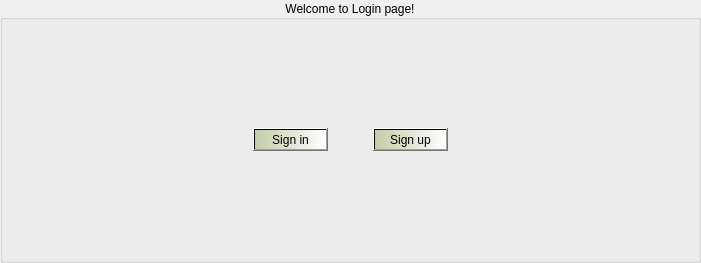
      <widget class="QWidget" name="page_LoginMenu">
       <property name="styleSheet">
        <string notr="true"/>
       </property>
       <layout class="QGridLayout" name="gridLayout_3" rowstretch="0">
        <property name="leftMargin">
         <number>0</number>
        </property>
        <property name="topMargin">
         <number>0</number>
        </property>
        <property name="rightMargin">
         <number>0</number>
        </property>
        <property name="bottomMargin">
         <number>0</number>
        </property>
        <property name="spacing">
         <number>0</number>
        </property>
        <item row="0" column="0">
         <widget class="QGroupBox" name="groupBox_2">
          <property name="layoutDirection">
           <enum>Qt::LeftToRight</enum>
          </property>
          <property name="autoFillBackground">
           <bool>false</bool>
          </property>
          <property name="styleSheet">
           <string notr="true"/>
          </property>
          <property name="title">
           <string>Welcome to Login page!</string>
          </property>
          <property name="alignment">
           <set>Qt::AlignCenter</set>
          </property>
          <property name="flat">
           <bool>true</bool>
          </property>
          <property name="checkable">
           <bool>false</bool>
          </property>
          <layout class="QHBoxLayout" name="horizontalLayout_3" stretch="10,10,10">
           <property name="spacing">
            <number>25</number>
           </property>
           <property name="leftMargin">
            <number>250</number>
           </property>
           <property name="topMargin">
            <number>100</number>
           </property>
           <property name="rightMargin">
            <number>250</number>
           </property>
           <property name="bottomMargin">
            <number>100</number>
           </property>
           <item>
            <widget class="QPushButton" name="pushButton_SignIn">
             <property name="cursor">
              <cursorShape>PointingHandCursor</cursorShape>
             </property>
             <property name="styleSheet">
              <string notr="true">background-color: qlineargradient(spread:pad, x1:0, y1:0, x2:1, y2:0, stop:0 rgba(196, 204, 170, 255), stop:1 rgba(255, 255, 255, 255));</string>
             </property>
             <property name="text">
              <string>Sign in</string>
             </property>
            </widget>
           </item>
           <item>
            <spacer name="verticalSpacer">
             <property name="orientation">
              <enum>Qt::Vertical</enum>
             </property>
             <property name="sizeHint" stdset="0">
              <size>
               <width>20</width>
               <height>40</height>
              </size>
             </property>
            </spacer>
           </item>
           <item>
            <widget class="QPushButton" name="pushButton_SignUp">
             <property name="cursor">
              <cursorShape>PointingHandCursor</cursorShape>
             </property>
             <property name="styleSheet">
              <string notr="true">background-color: qlineargradient(spread:pad, x1:0, y1:0, x2:1, y2:0, stop:0 rgba(196, 204, 170, 255), stop:1 rgba(255, 255, 255, 255));
</string>
             </property>
             <property name="text">
              <string>Sign up</string>
             </property>
            </widget>
           </item>
          </layout>
         </widget>
        </item>
       </layout>
      </widget>
